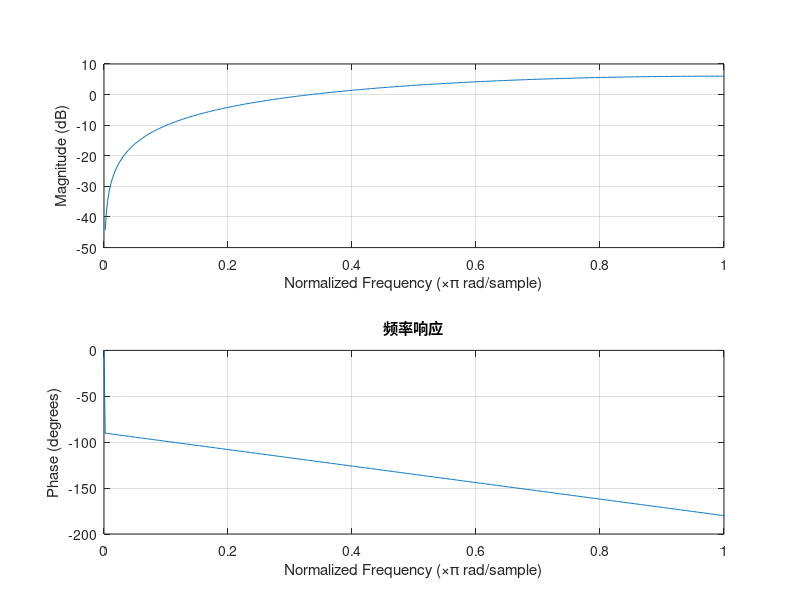

MATLAB code for this plot:
clear;close all;clc;
b = [-1,1];%差分方程右侧系数
a = [1,0];%差分方程左侧系数
figure;
freqz(b,a),title('频率响应');